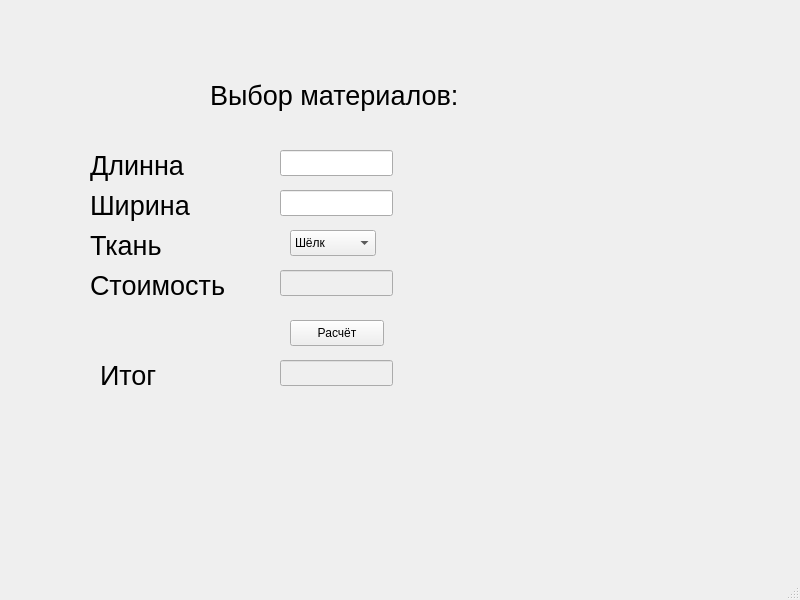
<?xml version="1.0" encoding="UTF-8"?>
<ui version="4.0">
 <class>MainWindow</class>
 <widget class="QMainWindow" name="MainWindow">
  <property name="geometry">
   <rect>
    <x>0</x>
    <y>0</y>
    <width>800</width>
    <height>600</height>
   </rect>
  </property>
  <property name="windowTitle">
   <string>MainWindow</string>
  </property>
  <widget class="QWidget" name="centralwidget">
   <widget class="QComboBox" name="comboBox">
    <property name="geometry">
     <rect>
      <x>290</x>
      <y>230</y>
      <width>86</width>
      <height>26</height>
     </rect>
    </property>
    <item>
     <property name="text">
      <string>Шёлк</string>
     </property>
    </item>
    <item>
     <property name="text">
      <string>Крепдешин</string>
     </property>
    </item>
    <item>
     <property name="text">
      <string>Шерсть</string>
     </property>
    </item>
    <item>
     <property name="text">
      <string>Ситец</string>
     </property>
    </item>
    <item>
     <property name="text">
      <string>Хлопок</string>
     </property>
    </item>
   </widget>
   <widget class="QLineEdit" name="lineEdit">
    <property name="geometry">
     <rect>
      <x>280</x>
      <y>150</y>
      <width>113</width>
      <height>26</height>
     </rect>
    </property>
   </widget>
   <widget class="QLineEdit" name="lineEdit_2">
    <property name="geometry">
     <rect>
      <x>280</x>
      <y>190</y>
      <width>113</width>
      <height>26</height>
     </rect>
    </property>
   </widget>
   <widget class="QLineEdit" name="lineEdit_3">
    <property name="enabled">
     <bool>false</bool>
    </property>
    <property name="geometry">
     <rect>
      <x>280</x>
      <y>270</y>
      <width>113</width>
      <height>26</height>
     </rect>
    </property>
   </widget>
   <widget class="QLineEdit" name="lineEdit_4">
    <property name="enabled">
     <bool>false</bool>
    </property>
    <property name="geometry">
     <rect>
      <x>280</x>
      <y>360</y>
      <width>113</width>
      <height>26</height>
     </rect>
    </property>
   </widget>
   <widget class="QLabel" name="label">
    <property name="geometry">
     <rect>
      <x>90</x>
      <y>150</y>
      <width>121</width>
      <height>31</height>
     </rect>
    </property>
    <property name="text">
     <string>&lt;html&gt;&lt;head/&gt;&lt;body&gt;&lt;p&gt;&lt;span style=&quot; font-size:20pt;&quot;&gt;Длинна&lt;/span&gt;&lt;/p&gt;&lt;/body&gt;&lt;/html&gt;</string>
    </property>
   </widget>
   <widget class="QLabel" name="label_2">
    <property name="geometry">
     <rect>
      <x>90</x>
      <y>190</y>
      <width>121</width>
      <height>31</height>
     </rect>
    </property>
    <property name="text">
     <string>&lt;html&gt;&lt;head/&gt;&lt;body&gt;&lt;p&gt;&lt;span style=&quot; font-size:20pt;&quot;&gt;Ширина&lt;/span&gt;&lt;/p&gt;&lt;/body&gt;&lt;/html&gt;</string>
    </property>
   </widget>
   <widget class="QLabel" name="label_3">
    <property name="geometry">
     <rect>
      <x>90</x>
      <y>230</y>
      <width>121</width>
      <height>31</height>
     </rect>
    </property>
    <property name="text">
     <string>&lt;html&gt;&lt;head/&gt;&lt;body&gt;&lt;p&gt;&lt;span style=&quot; font-size:20pt;&quot;&gt;Ткань&lt;/span&gt;&lt;/p&gt;&lt;/body&gt;&lt;/html&gt;</string>
    </property>
   </widget>
   <widget class="QLabel" name="label_4">
    <property name="geometry">
     <rect>
      <x>90</x>
      <y>270</y>
      <width>141</width>
      <height>31</height>
     </rect>
    </property>
    <property name="text">
     <string>&lt;html&gt;&lt;head/&gt;&lt;body&gt;&lt;p&gt;&lt;span style=&quot; font-size:20pt;&quot;&gt;Стоимость&lt;/span&gt;&lt;/p&gt;&lt;/body&gt;&lt;/html&gt;</string>
    </property>
   </widget>
   <widget class="QLabel" name="label_5">
    <property name="geometry">
     <rect>
      <x>100</x>
      <y>360</y>
      <width>121</width>
      <height>31</height>
     </rect>
    </property>
    <property name="text">
     <string>&lt;html&gt;&lt;head/&gt;&lt;body&gt;&lt;p&gt;&lt;span style=&quot; font-size:20pt;&quot;&gt;Итог&lt;/span&gt;&lt;/p&gt;&lt;/body&gt;&lt;/html&gt;</string>
    </property>
   </widget>
   <widget class="QLabel" name="label_6">
    <property name="geometry">
     <rect>
      <x>210</x>
      <y>80</y>
      <width>261</width>
      <height>31</height>
     </rect>
    </property>
    <property name="text">
     <string>&lt;html&gt;&lt;head/&gt;&lt;body&gt;&lt;p&gt;&lt;span style=&quot; font-size:20pt;&quot;&gt;Выбор материалов:&lt;/span&gt;&lt;/p&gt;&lt;/body&gt;&lt;/html&gt;</string>
    </property>
   </widget>
   <widget class="QPushButton" name="pushButton">
    <property name="geometry">
     <rect>
      <x>290</x>
      <y>320</y>
      <width>94</width>
      <height>26</height>
     </rect>
    </property>
    <property name="text">
     <string>Расчёт</string>
    </property>
   </widget>
  </widget>
  <widget class="QMenuBar" name="menubar">
   <property name="geometry">
    <rect>
     <x>0</x>
     <y>0</y>
     <width>800</width>
     <height>23</height>
    </rect>
   </property>
  </widget>
  <widget class="QStatusBar" name="statusbar"/>
 </widget>
 <resources/>
 <connections/>
</ui>
